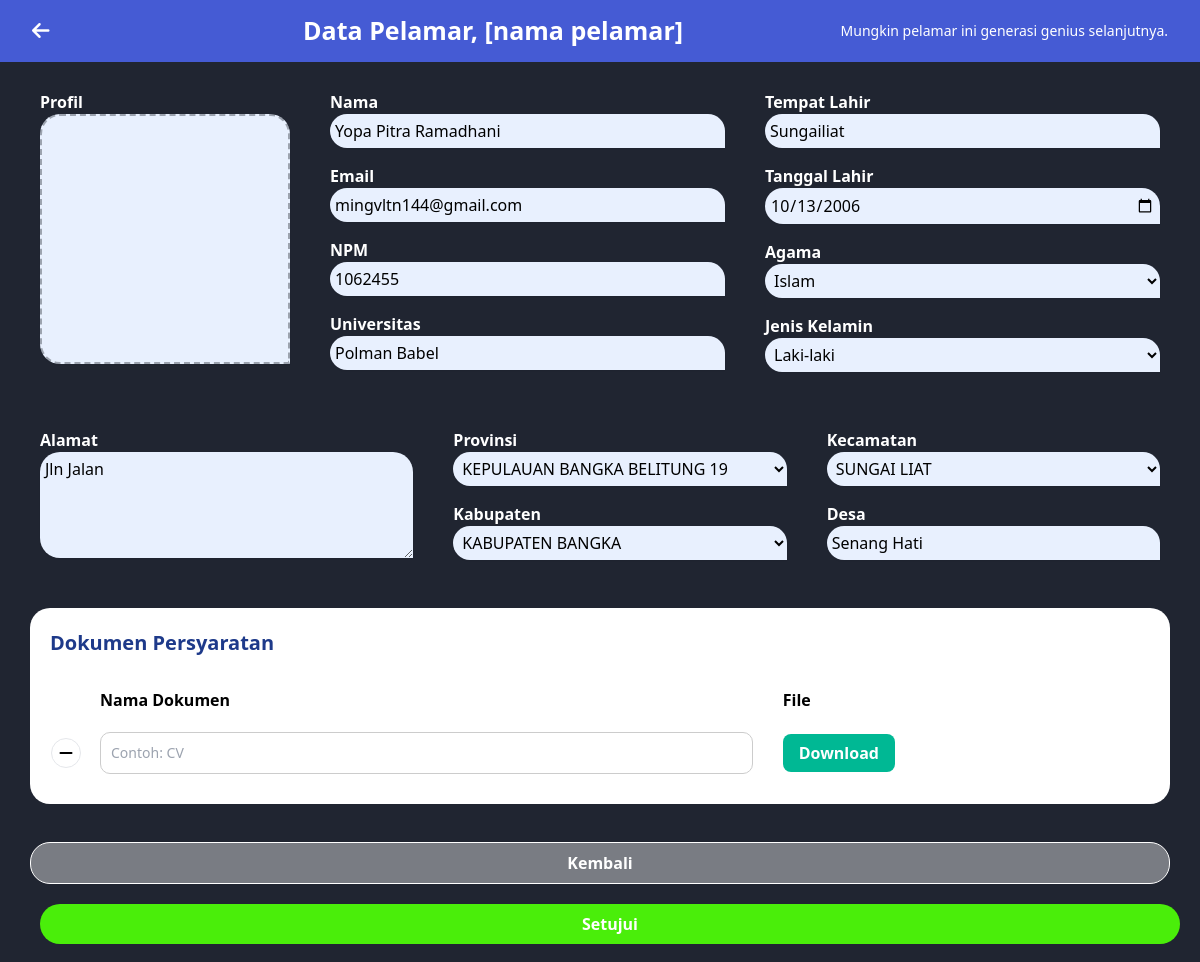
/dashboard/dashboard-perusahaan/data-pelamar/?id_detail=dgfwgtrd (signed in), run on the app's committed database.
### tables this page shows
CREATE TABLE `mahasiswa` (
  `id_mhs` varchar(20) NOT NULL,
  `id_user` varchar(20) DEFAULT NULL,
  `profil` varchar(255) DEFAULT NULL,
  `nama` varchar(255) DEFAULT NULL,
  `npm` varchar(255) DEFAULT NULL,
  `jenis_kelamin` enum('Laki-laki','Perempuan') DEFAULT NULL,
  `tempat_lahir` varchar(255) DEFAULT NULL,
  `tanggal_lahir` date DEFAULT NULL,
  `agama` enum('Islam','Kristen','Katolik','Buddha','Hindu','Konghucu') DEFAULT NULL,
  `provinsi` varchar(255) DEFAULT NULL,
  `kabupaten` varchar(255) DEFAULT NULL,
  `kecamatan` varchar(255) DEFAULT NULL,
  `desa` varchar(255) DEFAULT NULL,
  `alamat` text,
  `universitas` text,
  `status` enum('Sedang Magang','Tidak Magang') DEFAULT 'Tidak Magang',
  `created_at` timestamp NULL DEFAULT CURRENT_TIMESTAMP,
  `updated_at` timestamp NULL DEFAULT CURRENT_TIMESTAMP
);

CREATE TABLE `users` (
  `id_user` varchar(20) NOT NULL,
  `email` varchar(255) NOT NULL,
  `password` varchar(255) NOT NULL,
  `role` enum('mahasiswa','dosen','perusahaan') NOT NULL,
  `profil` varchar(255) DEFAULT NULL,
  `created_at` timestamp NOT NULL DEFAULT CURRENT_TIMESTAMP,
  `updated_at` timestamp NOT NULL DEFAULT CURRENT_TIMESTAMP
);

CREATE TABLE `provinsis` (
  `id` bigint UNSIGNED NOT NULL,
  `name` varchar(255) NOT NULL,
  `alt_name` varchar(255) DEFAULT NULL,
  `latitude` decimal(10,6) DEFAULT NULL,
  `longitude` decimal(10,6) DEFAULT NULL,
  `created_at` timestamp NULL DEFAULT NULL,
  `updated_at` timestamp NULL DEFAULT NULL
);

CREATE TABLE `kabupatens` (
  `id` varchar(255) NOT NULL,
  `provinsi_id` bigint UNSIGNED NOT NULL,
  `name` varchar(255) NOT NULL,
  `alt_name` varchar(255) DEFAULT NULL,
  `latitude` decimal(10,6) DEFAULT NULL,
  `longitude` decimal(10,6) DEFAULT NULL,
  `created_at` timestamp NULL DEFAULT NULL,
  `updated_at` timestamp NULL DEFAULT NULL
);

CREATE TABLE `kecamatans` (
  `id` varchar(255) NOT NULL,
  `kabupaten_id` varchar(255) NOT NULL,
  `name` varchar(255) NOT NULL,
  `alt_name` varchar(255) DEFAULT NULL,
  `latitude` decimal(10,6) DEFAULT NULL,
  `longitude` decimal(10,6) DEFAULT NULL,
  `created_at` timestamp NULL DEFAULT NULL,
  `updated_at` timestamp NULL DEFAULT NULL
);

### dashboard/components/render-components.php (the view, shortened to what this page needs)
<?php
function profilMahasiswa($connect, $id_mhs)
{
  $dataMhs = mysqli_fetch_assoc(mysqli_query($connect, "SELECT a.*, b.email FROM mahasiswa a INNER JOIN users b ON a.id_user=b.id_user WHERE id_mhs='$id_mhs'"));
  if ($dataMhs["provinsi"]) {
    $idProvinsi =  $dataMhs["provinsi"];
    $provinsi = mysqli_fetch_assoc(mysqli_query($connect, "SELECT * FROM `provinsis` WHERE id = '$idProvinsi'"));
    $idkabupaten =  $dataMhs["kabupaten"];
    $kabupaten = mysqli_fetch_assoc(mysqli_query($connect, "SELECT * FROM `kabupatens` WHERE id = '$idkabupaten'"));
    $idkecamatan =  $dataMhs["kecamatan"];
    $kecamatan = mysqli_fetch_assoc(mysqli_query($connect, "SELECT * FROM `kecamatans` WHERE id = '$idkecamatan'"));
  }
?>
  <div class="flex w-full p-5">
    <div class="mx-5 my-2">
      <label class="text-white font-bold">Profil</label>
      <div id="preview-box"
        style=" background-size: cover; background-position: center;"
        class="bg-[#e8f0fe] rounded-tl-[20px] rounded-tr-[20px] rounded-bl-[20px] rounded-br-none border-2 border-dashed border-gray-400 h-[250px] w-[250px] shadow-sm flex justify-center items-center overflow-hidden relative bg-cover bg-center">
      </div>
    </div>
    <div class="flex-1 w-2/3">
      <div class="flex flex-col px-5 py-2">
        <label class="text-white font-bold">Nama</label>
        <input type="text" name="nama" value="<?= isset($dataMhs['nama']) ? $dataMhs['nama'] : '' ?>"
          class="bg-[#e8f0fe] rounded-tl-[20px] rounded-tr-[20px] rounded-bl-[20px] rounded-br-none p-[5px] rounded-[10px] shadow-sm focus:outline-none" />
      </div>
      <div class="flex flex-col px-5 py-2">
        <label class="text-white font-bold">Email</label>
        <input type="email" name="email" value="<?= isset($dataMhs['email']) ? $dataMhs['email'] : '' ?>"
          class="bg-[#e8f0fe] rounded-tl-[20px] rounded-tr-[20px] rounded-bl-[20px] rounded-br-none p-[5px] rounded-[10px] shadow-sm focus:outline-none" />
      </div>
      <div class="flex flex-col px-5 py-2">
        <label class="text-white font-bold">NPM</label>
        <input type="text" name="npm" value="<?= isset($dataMhs['npm']) ? $dataMhs['npm'] : '' ?>"
          class="bg-[#e8f0fe] rounded-tl-[20px] rounded-tr-[20px] rounded-bl-[20px] rounded-br-none p-[5px] rounded-[10px] shadow-sm focus:outline-none" />
      </div>
      <div class="flex flex-col px-5 py-2">
        <label class="text-white font-bold">Universitas</label>
        <input type="text" name="universitas" value="<?= isset($dataMhs['universitas']) ? $dataMhs['universitas'] : '' ?>"
          class="bg-[#e8f0fe] rounded-tl-[20px] rounded-tr-[20px] rounded-bl-[20px] rounded-br-none p-[5px] rounded-[10px] shadow-sm focus:outline-none" />
      </div>
    </div>
    <div class="flex-1 w-2/3">
      <div class="flex flex-col px-5 py-2">
        <label class="text-white font-bold">Tempat Lahir</label>
        <input type="text" name="tempat_lahir" value="<?= isset($dataMhs['tempat_lahir']) ? $dataMhs['tempat_lahir'] : '' ?>"
          class="bg-[#e8f0fe] rounded-tl-[20px] rounded-tr-[20px] rounded-bl-[20px] rounded-br-none p-[5px] rounded-[10px] shadow-sm focus:outline-none" />
      </div>
      <div class="flex flex-col px-5 py-2">
        <label class="text-white font-bold">Tanggal Lahir</label>
        <input type="date" name="tanggal_lahir" value="<?= isset($dataMhs['tanggal_lahir']) ? $dataMhs['tanggal_lahir'] : '' ?>"
          class="bg-[#e8f0fe] rounded-tl-[20px] rounded-tr-[20px] rounded-bl-[20px] rounded-br-none p-[5px] rounded-[10px] shadow-sm focus:outline-none" />
      </div>
      <div class="flex flex-col px-5 py-2">
        <label class="text-white font-bold">Agama</label>
        <select name="agama"
          class="bg-[#e8f0fe] rounded-tl-[20px] rounded-tr-[20px] rounded-bl-[20px] rounded-br-none p-[5px] rounded-[10px] shadow-sm focus:outline-none">
          <?php
          $agama = [
            'Islam',
            'Kristen',
            'Katolik',
            'Hindu',
            'Buddha',
            'Konghucu'
          ];
          foreach ($agama as $a) {
          ?>
            <option value="<?= $a ?>" <?= (isset($dataMhs['agama'])) && $a == $dataMhs['agama'] ? 'selected' : '' ?>><?= $a ?></option>
          <?php } ?>
        </select>
      </div>
      <div class="flex flex-col px-5 py-2">
        <label class="text-white font-bold">Jenis Kelamin</label>
        <select name="jenis_kelamin"
          class="bg-[#e8f0fe] rounded-tl-[20px] rounded-tr-[20px] rounded-bl-[20px] rounded-br-none p-[5px] rounded-[10px] shadow-sm focus:outline-none">
          <option value="Laki-laki" <?= (isset($dataMhs['jenis_kelamis'])) && $dataMhs['jenis_kelamis'] == 'Laki-laki' ? 'selected' : '' ?>>Laki-laki</option>
        </select>
      </div>
    </div>
  </div>
  <div class="flex w-full p-5">
    <div class="flex flex-1 flex-col px-5 py-2">
      <label class="text-white font-bold">Alamat</label>
      <textarea name="alamat" rows="4"
        class="bg-[#e8f0fe] rounded-tl-[20px] rounded-tr-[20px] rounded-bl-[20px] rounded-br-none p-[5px] rounded-[10px] shadow-sm focus:outline-none"><?= isset($dataMhs['alamat']) ? $dataMhs['alamat'] : '' ?></textarea>
    </div>
    <div class="flex-1">
      <div class="flex flex-col px-5 py-2">
        <label class="text-white font-bold">Provinsi</label>
        <select name="provinsi" required
          class="bg-[#e8f0fe] rounded-tl-[20px] rounded-tr-[20px] rounded-bl-[20px] rounded-br-none p-[5px] rounded-[10px] shadow-sm focus:outline-none">
          <?php
          $name = $provinsi["name"];
          $id = $provinsi["id"];
          if ($provinsi) {
            echo "<option value='$id' selected>$name $id</option>";
          } else {
            echo "<option>Pilih Provinsi</option>";
          }
          ?>
        </select>
      </div>
      <div class="flex flex-col px-5 py-2">
        <label class="text-white font-bold">Kabupaten</label>
        <select name="kabupaten" required
          class="bg-[#e8f0fe] rounded-tl-[20px] rounded-tr-[20px] rounded-bl-[20px] rounded-br-none p-[5px] rounded-[10px] shadow-sm focus:outline-none">
          <?php
          $name = $kabupaten["name"];
          $id = $kabupaten["id"];
          if ($kabupaten) {
            echo "<option value='$id' selected>$name</option>";
          } else {
            echo "<option>Pilih Kabupaten</option>";
          }
          ?>
        </select>
      </div>
    </div>
    <div class="flex-1">
      <div class="flex flex-col px-5 py-2">
        <label class="text-white font-bold">Kecamatan</label>
        <select name="kecamatan" required
          class="bg-[#e8f0fe] rounded-tl-[20px] rounded-tr-[20px] rounded-bl-[20px] rounded-br-none p-[5px] rounded-[10px] shadow-sm focus:outline-none">
          <?php
          $name = $kecamatan["name"];
          $id = $kecamatan["id"];
          if ($kecamatan) {
            echo "<option value='$id' selected>$name</option>";
          } else {
            echo "<option>Pilih Kecamatan</option>";
          }
          ?>
        </select>
      </div>
      <div class="flex flex-col px-5 py-2">
        <label class="text-white font-bold">Desa</label>
        <input type="text" name="desa" required value="<?= isset($dataMhs['desa']) ? $dataMhs['desa'] : '' ?>"
          class="bg-[#e8f0fe] rounded-tl-[20px] rounded-tr-[20px] rounded-bl-[20px] rounded-br-none p-[5px] rounded-[10px] shadow-sm focus:outline-none" />
      </div>
    </div>
  </div>
<?php
  return ob_get_clean();
}
  ob_start(); ?>

### data on the page
mahasiswa: nama "Yopa Pitra Ramadhani", email "mingvltn144@gmail.com", npm "1062455", universitas "Polman Babel", tempat_lahir "Sungailiat", tanggal_lahir "10/13/2006", agama "Islam", alamat "Jln Jalan", desa "Senang Hati"
provinsis: provinsi "KEPULAUAN BANGKA BELITUNG 19"
kabupatens: kabupaten "KABUPATEN BANGKA"
kecamatans: kecamatan "SUNGAI LIAT"
